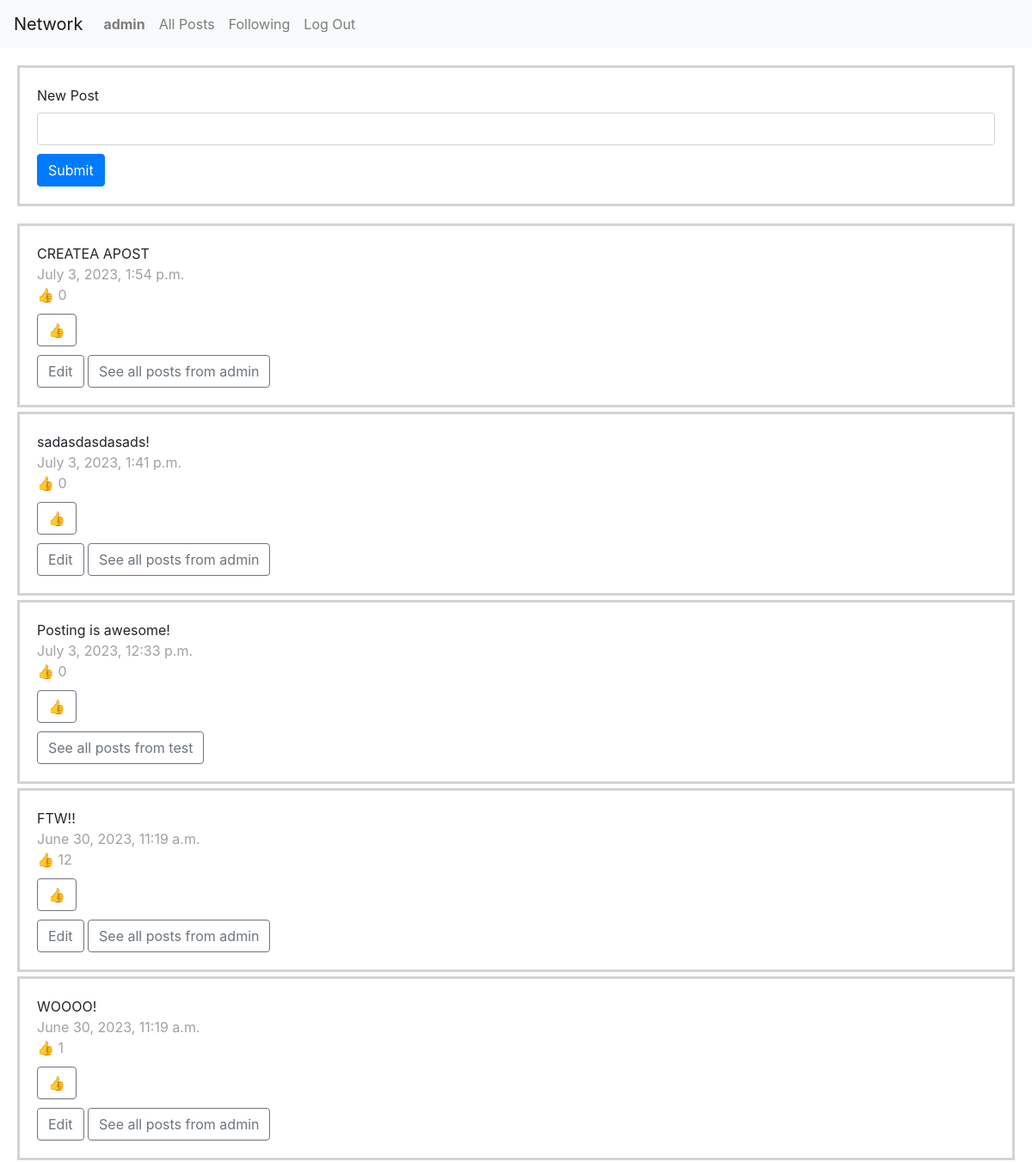
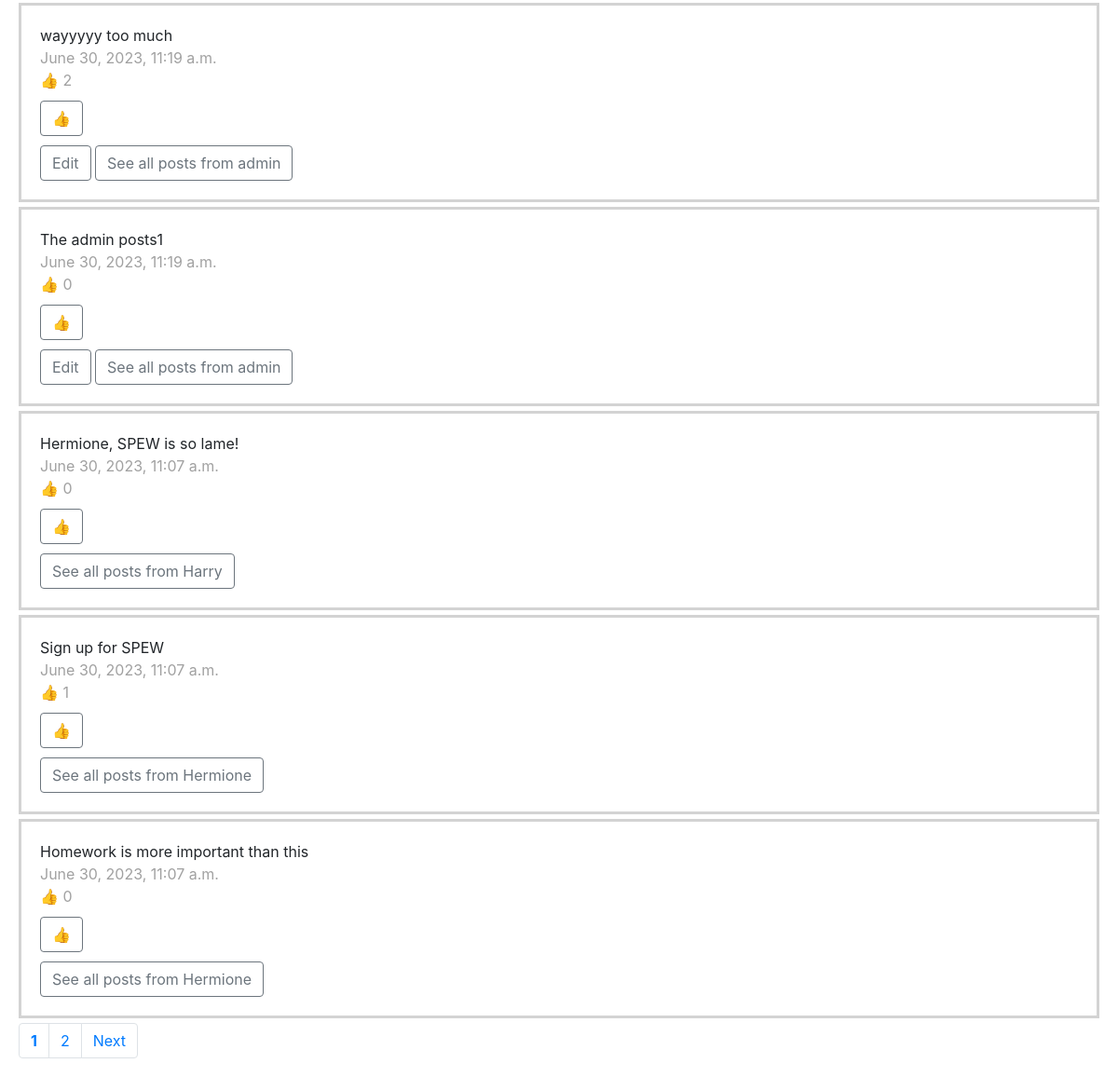
Screenshot of / (signed in) with the database file from the repository (2 pictures, top to bottom).
### network/models.py (models this page shows, shortened)
class User(AbstractUser):
    pass

class Post(models.Model):
    content = models.CharField(max_length=280)
    postingUser = models.ForeignKey(User, on_delete=models.CASCADE)
    timePosted = models.DateTimeField(auto_now_add=True)
    hearts = models.PositiveIntegerField(default=0)

### network/views.py (the view)
# urls.py: path("", views.index, name="index"),
def index(request, pageNum=1):
    posts = Post.objects.all().order_by("-timePosted")
    pages = Paginator(posts, 10)
    return render(request, "network/index.html", {
        "form": NewPostForm(),
        "pages": pages,
        "currentPageNum": pageNum,
        "posts": pages.page(pageNum)
    })

### network/views.py
class NewPostForm(forms.Form):
    content = forms.CharField(label="New Post", widget=forms.Textarea)

### network/templates/network/index.html (shortened to what this page needs)
{% extends "network/layout.html" %}
{% load static %}
{% block body %}
<div class="postform">
    <form action="{% url 'add' %}" method="post">
        {% for field in form %}
        {% if field.is_hidden %}
          {{ field }}
        {% else %}
          {% if field.field.widget.input_type == "checkbox" %}
          {% else %}
            <label for="{{ field.id_for_label }}">
              {{ field.label }}
            </label>
            <input type="{{ field.field.widget.input_type }}" class="form-control{% if field.errors %} is-invalid{% endif %}" id="{{ field.id_for_label }}" value="{{ field.value|default_if_none:"" }}" name="{{ field.html_name }}"{% if field.help_text %} aria-describedby="{{ field.id_for_label }}_help"{% endif %}{% for name, value in field.field.widget.attrs.items %}{% if value is not False %} {{ name }}{% if value is not True %}="{{ value|stringformat:'s' }}"{% endif %}{% endif %}{% endfor %}{% if field.field.required %}required{% endif %}>
          {% endif %}
        {% endif %}
      {% endfor %}
        <button type="submit" class="btn btn-primary">Submit</button>
    </form>
</div>
{% for post in posts %}
<div class="post" id="p{{post.id}}">
  <div id="pc{{post.id}}">{{post.content}}</div>
  <div class="light"> {{post.timePosted}}</div>
  <div id="hc{{post.id}}" class="light hearts">👍 {{post.hearts}}</div>
  <button id="hb{{post.id}}" style="display: block;" class="btn btn-outline-secondary heart-button" data-post="{{ post.id }}" >👍</button>
  {% if request.user.id == post.postingUser.id%}
  <button class="btn btn-outline-secondary post-button" data-post="{{ post.id }}" >Edit</button>
    {% endif %}
    <a href="{% url 'user' post.postingUser.id %}">
  <button  type="button" class="btn btn-outline-secondary">See all posts from
    {{post.postingUser.username}}</button>
  </a>
</div>
{% endfor %}
<nav aria-label="Page navigation example">
  <ul class="pagination">
    {% for page in pages.page_range %}
    {% if currentPageNum == page%}
    <li class="page-item"><a class="page-link" href="{% url 'index' page %}"><div class="bold">{{page}}</div></a></li>
    {% else %}
    <li class="page-item"><a class="page-link" href="{% url 'index' page %}">{{page}}</a></li>
    {% endif %}
    {% endfor %}
    {% if posts.has_next %}
    <li class="page-item"><a class="page-link" href="{% url 'index' posts.next_page_number %}">Next</a></li>
    {% endif %}
  </ul>
</nav>
{% endblock %}

### network/templates/network/layout.html (shortened to what this page needs)
{% load static %}
<!DOCTYPE html>
<html lang="en">
<head>
    <link rel="stylesheet" href="https://stackpath.bootstrapcdn.com/bootstrap/4.4.1/css/bootstrap.min.css"
>
    <link href="{% static 'network/styles.css' %}" rel="stylesheet">
</head>
<body>
    <nav class="navbar navbar-expand-lg navbar-light bg-light">
        <a class="navbar-brand" href="#">Network</a>
        <div>
            <ul class="navbar-nav mr-auto">
                {% if user.is_authenticated %}
                <li class="nav-item">
                    <a class="nav-link" href="#"><strong>{{ user.username }}</strong></a>
                </li>
                {% endif %}
                <li class="nav-item">
                    <a class="nav-link" href="{% url 'index' %}">All Posts</a>
                </li>
                {% if user.is_authenticated %}
                <li class="nav-item">
                    <a class="nav-link" href="{% url 'following' %}">Following</a>
                </li>
                <li class="nav-item">
                    <a class="nav-link" href="{% url 'logout' %}">Log Out</a>
                </li>
                {% endif %}
            </ul>
        </div>
    </nav>
    <div class="body">
        {% block body %}
        {% endblock %}
    </div>
</body>
</html>

### network/static/network/styles.css (style rules this page uses)
.postform { border-style: solid; border-color: lightgray; padding: 20px; margin-bottom:20px; }
.post { border-style: solid; border-color: lightgray; padding: 20px; margin-bottom:5px; }
.bold { font-weight: bold; }
.light { color: #a1a1a1; }
button { margin-top:10px; }
.body { margin: 20px; }

### rows the page displays
User: username "admin"
Post: content "CREATEA APOST", timePosted "July 3, 2023, 1:54 p.m.", hearts "0", postingUser.username "admin"
Post: content "sadasdasdasads!", timePosted "July 3, 2023, 1:41 p.m.", hearts "0", postingUser.username "admin"
Post: content "Posting is awesome!", timePosted "July 3, 2023, 12:33 p.m.", hearts "0", postingUser.username "test"
Post: content "FTW!!", timePosted "June 30, 2023, 11:19 a.m.", hearts "12", postingUser.username "admin"
Post: content "WOOOO!", timePosted "June 30, 2023, 11:19 a.m.", hearts "1", postingUser.username "admin"
Post: content "wayyyyy too much", timePosted "June 30, 2023, 11:19 a.m.", hearts "2", postingUser.username "admin"
Post: content "The admin posts1", timePosted "June 30, 2023, 11:19 a.m.", hearts "0", postingUser.username "admin"
Post: content "Hermione, SPEW is so lame!", timePosted "June 30, 2023, 11:07 a.m.", hearts "0", postingUser.username "Harry"
Post: content "Sign up for SPEW", timePosted "June 30, 2023, 11:07 a.m.", hearts "1", postingUser.username "Hermione"
Post: content "Homework is more important than this", timePosted "June 30, 2023, 11:07 a.m.", hearts "0", postingUser.username "Hermione"

### other values shown
{{ field.label }} "New Post"
{{ page }} "1"
{{ page }} "2"
